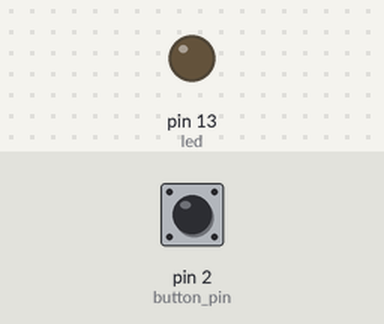
Simulated run of this sketch. Board: Arduino Uno, built with avr-gcc and run on an emulated ATmega328P. On the bench: output pins drawn as LEDs (lit = HIGH). The test bench sets the inputs (shaded band); at power-on: pin 2 (button_pin) LOW.

Above: at 1.2 s.
1.3 s: pin 2 (button_pin) pulled HIGH for 0.15 s
At 1.37 s:
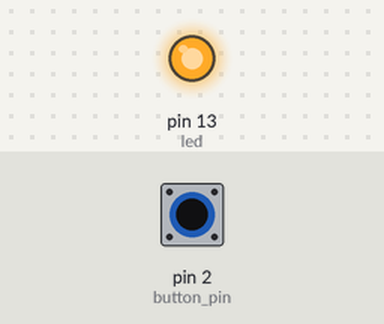
2.9 s: pin 2 (button_pin) pulled HIGH for 3.2 s
At 7.2 s:
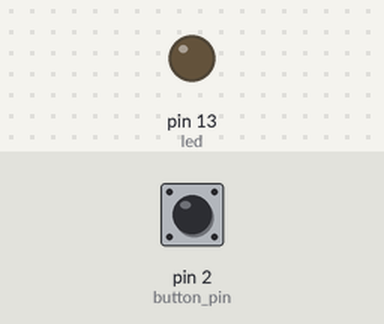
Timing chart, 0 to 8.7 s (numbered marks = the images above; inputs shaded):
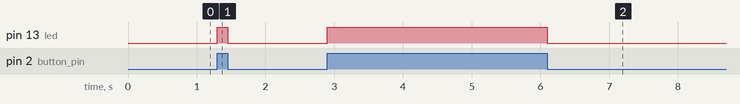

The sketch:

main.ino
```cpp
const int button_pin = 2, led = 13;
int button_state = 0;

void setup(void)
{
    pinMode(led, OUTPUT);
    pinMode(button_pin, INPUT);
}

void loop(void)
{
    button_state = digitalRead(button_pin);
    digitalWrite(led, button_state);
}
```

Measured:
- after the input at 1.3 s, pin 13 (led): LOW → HIGH at once, → LOW 0.15 s later
- after the input at 2.9 s, pin 13 (led): LOW → HIGH at once, → LOW 3.2 s later
